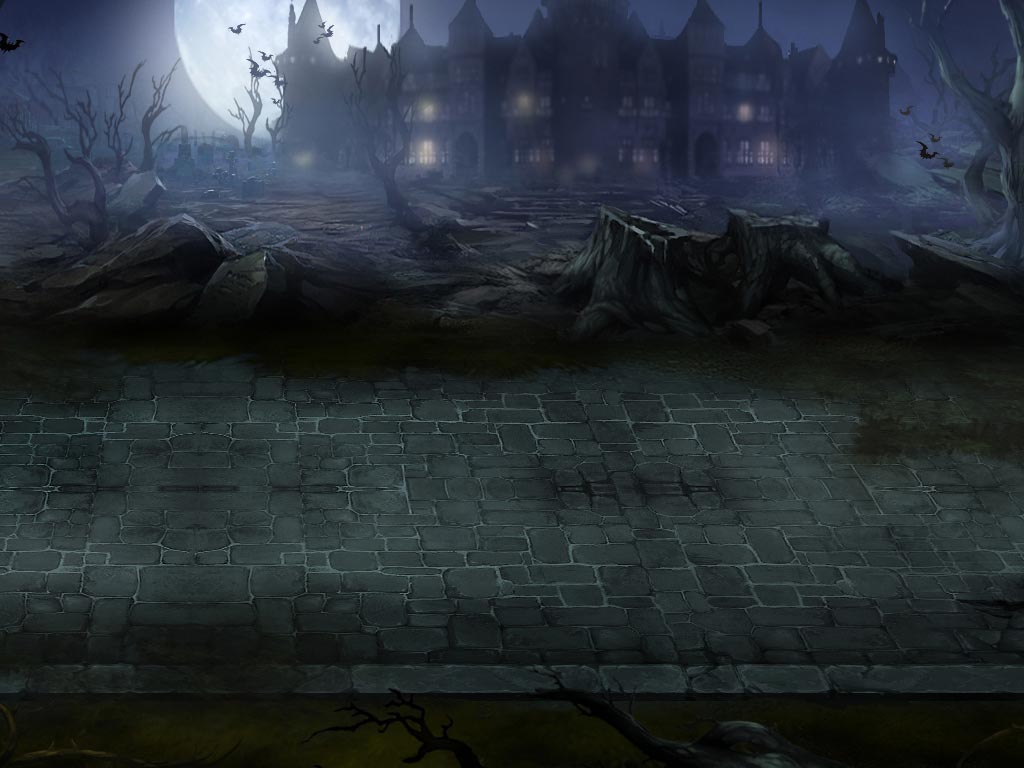

This game map was drawn from its Tiled (.tmx) file and the tilesets committed beside it. A one-line description and the trimmed map source follow:
An orthogonal 32x24 tile map with 32x32 px tiles, 1 tile layer (块层 1).

<map version="1.0" orientation="orthogonal" renderorder="right-down" width="32" height="24" tilewidth="32" tileheight="32">
 <tileset firstgid="1" name="1" tilewidth="32" tileheight="32">
  <image source="1.jpg" width="2000" height="768" />
 </tileset>
 <layer name="块层 1" width="32" height="24">
  <data>[768 cells, 768 non-empty, 768 distinct tile ids]</data>
 </layer>
</map>